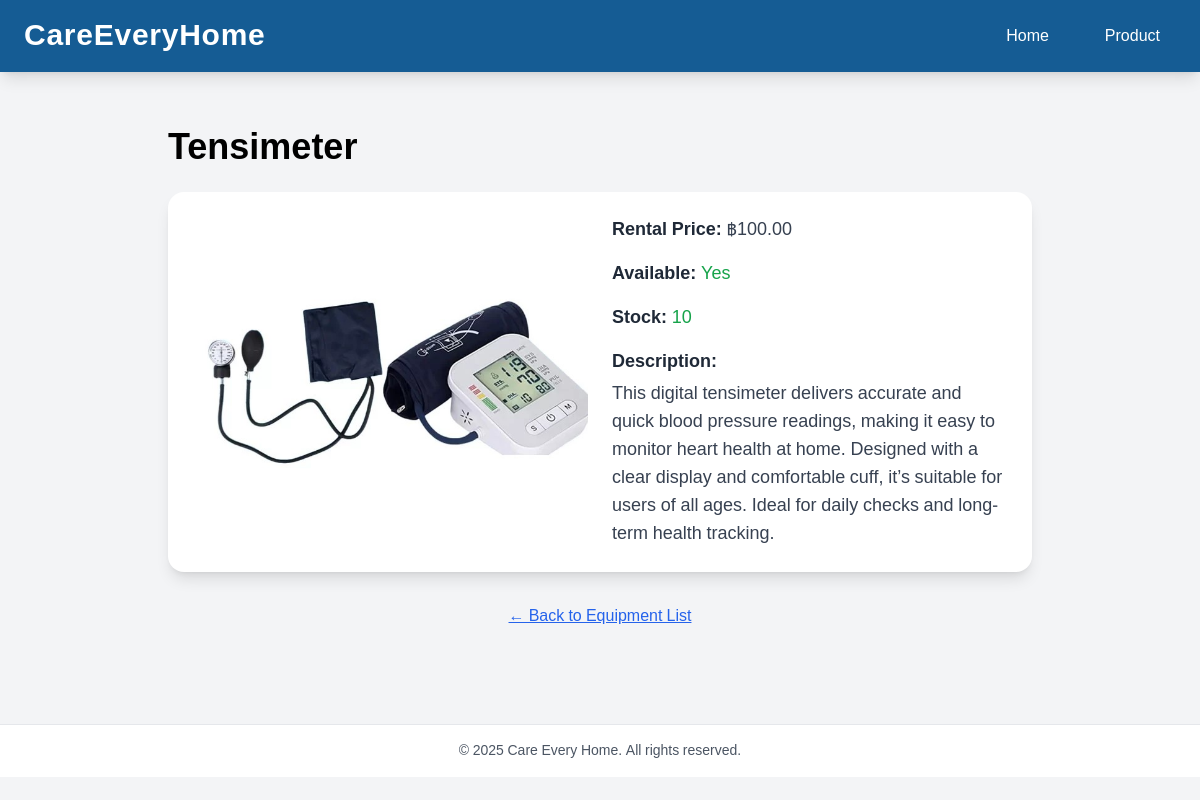
Screenshot of /equipments/3/ with the database file from the repository.
### myapp/models.py (models this page shows, shortened)
class Equipment(models.Model):
    name = models.CharField(max_length=255)
    status = models.CharField(max_length=50, choices=[('available', 'Available'), ('not available', 'Not available')])
    rental_price = models.DecimalField(max_digits=10, decimal_places=2)
    stock = models.PositiveIntegerField()
    description = models.TextField(max_length=500)
    image = models.ImageField(upload_to='equipments/', null=True, blank=True)

### myapp/views.py (the view)
# urls.py: path('equipments/<int:pk>/', EquipmentDetailView.as_view(), name='equipment_detail'),
class EquipmentDetailView(DetailView):
    model = Equipment
    template_name = 'myapp/equipment_detail.html'
    context_object_name = 'equipment'  # Name of the variable in the template

### myapp/templates/myapp/equipment_detail.html (shortened to what this page needs)
{% extends 'myapp/base.html' %}
{% block content %}
<div class="max-w-4xl mx-auto px-4 py-8">
  <h1 class="text-4xl font-bold text-black-700 mb-6">{{ equipment.name }}</h1>
  <div class="bg-white p-6 rounded-2xl shadow-lg grid md:grid-cols-2 gap-6 items-start">
    {% if equipment.image %}
      <img src="{{ equipment.image.url }}" alt="{{ equipment.name }}" class="w-full rounded-xl object-cover max-h-[400px] self-center">
    {% else %}
      <div class="w-full h-64 bg-gray-100 rounded-xl flex items-center justify-center text-gray-400 text-sm">
        No image available
      </div>
    {% endif %}
    <div class="space-y-4 text-lg text-gray-700">
      <p><strong class="text-gray-800">Rental Price:</strong> ฿{{ equipment.rental_price }}</p>
      <p>
        <strong class="text-gray-800">Available:</strong>
        {% if equipment.status == 'available' %}
          <span class="text-green-600 font-medium">Yes</span>
        {% else %}
          <span class="text-red-600 font-medium">No</span>
        {% endif %}
      </p>
      <p>
        <strong class="text-gray-800">Stock:</strong>
        {% if equipment.stock <= 0 %}
          <span class="text-red-600 font-medium">{{ equipment.stock }}</span>
        {% else %}
          <span class="text-green-600 font-medium">{{ equipment.stock }}</span>
        {% endif %}
      </p>
      <p>
        <strong class="text-gray-800">Description:</strong><br>
        <span class="block mt-1">{{ equipment.description }}</span>
      </p>
    </div>
  </div>
  <div class="mt-8 text-center">
    <a href="{% url 'equipment_list' %}" class="inline-block text-blue-600 hover:text-blue-800 transition font-medium underline">
      ← Back to Equipment List
    </a>
  </div>
</div>
{% endblock %}

### myapp/templates/myapp/base.html (style rules this page uses)
body { font-family: 'Noto Sans Thai', sans-serif; }

### rows the page displays
Equipment: name "Tensimeter", image (picture), rental_price "100.00", stock "10", description "This digital tensimeter delivers accurate and quick blood pressure readings, making it easy to monitor heart health at home. Designed with a clear display and comfortable cuff, it’s suitable for users of all ages. Ideal for daily checks and long-term health tracking."
